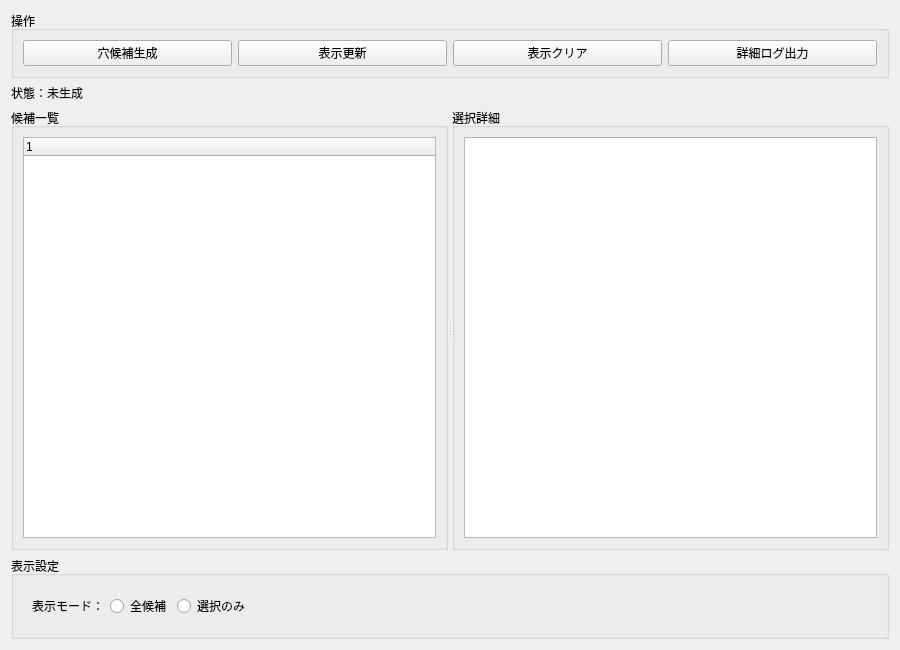
<?xml version="1.0" encoding="UTF-8"?>
<ui version="4.0">
 <class>HoleDebugPanel</class>
 <widget class="QWidget" name="HoleDebugPanel">
  <property name="geometry">
   <rect>
    <x>0</x>
    <y>0</y>
    <width>900</width>
    <height>650</height>
   </rect>
  </property>
  <property name="windowTitle">
   <string>Form</string>
  </property>
  <layout class="QVBoxLayout" name="verticalLayout">
   <item>
    <widget class="QGroupBox" name="groupOperation">
     <property name="sizePolicy">
      <sizepolicy hsizetype="Preferred" vsizetype="Fixed">
       <horstretch>0</horstretch>
       <verstretch>0</verstretch>
      </sizepolicy>
     </property>
     <property name="title">
      <string>操作</string>
     </property>
     <layout class="QHBoxLayout" name="horizontalLayout">
      <item>
       <widget class="QPushButton" name="btnBuildCandidates">
        <property name="text">
         <string>穴候補生成</string>
        </property>
       </widget>
      </item>
      <item>
       <widget class="QPushButton" name="btnRefreshDisplay">
        <property name="text">
         <string>表示更新</string>
        </property>
       </widget>
      </item>
      <item>
       <widget class="QPushButton" name="btnClearDisplay">
        <property name="text">
         <string>表示クリア</string>
        </property>
       </widget>
      </item>
      <item>
       <widget class="QPushButton" name="btnExportDetailLog">
        <property name="text">
         <string>詳細ログ出力</string>
        </property>
       </widget>
      </item>
     </layout>
    </widget>
   </item>
   <item>
    <widget class="QLabel" name="labelStatus">
     <property name="sizePolicy">
      <sizepolicy hsizetype="Preferred" vsizetype="Fixed">
       <horstretch>0</horstretch>
       <verstretch>0</verstretch>
      </sizepolicy>
     </property>
     <property name="text">
      <string>状態：未生成</string>
     </property>
    </widget>
   </item>
   <item>
    <widget class="QSplitter" name="splitterMain">
     <property name="orientation">
      <enum>Qt::Orientation::Horizontal</enum>
     </property>
     <widget class="QGroupBox" name="groupCandidates">
      <property name="title">
       <string>候補一覧</string>
      </property>
      <layout class="QVBoxLayout" name="verticalLayout_3">
       <item>
        <widget class="QTreeWidget" name="treeCandidates">
         <column>
          <property name="text">
           <string notr="true">1</string>
          </property>
         </column>
        </widget>
       </item>
      </layout>
     </widget>
     <widget class="QGroupBox" name="groupSelectDetail">
      <property name="title">
       <string>選択詳細</string>
      </property>
      <layout class="QVBoxLayout" name="verticalLayout_4">
       <item>
        <widget class="QPlainTextEdit" name="editSelectedDetail">
         <property name="readOnly">
          <bool>true</bool>
         </property>
        </widget>
       </item>
      </layout>
     </widget>
    </widget>
   </item>
   <item>
    <widget class="QGroupBox" name="groupDisplaySettings">
     <property name="sizePolicy">
      <sizepolicy hsizetype="Preferred" vsizetype="Fixed">
       <horstretch>0</horstretch>
       <verstretch>0</verstretch>
      </sizepolicy>
     </property>
     <property name="title">
      <string>表示設定</string>
     </property>
     <layout class="QVBoxLayout" name="verticalLayout_2">
      <item>
       <widget class="QWidget" name="widgetDisplayRange" native="true">
        <layout class="QHBoxLayout" name="horizontalLayout_2">
         <item>
          <widget class="QLabel" name="labelDisplayMode">
           <property name="sizePolicy">
            <sizepolicy hsizetype="Preferred" vsizetype="Preferred">
             <horstretch>0</horstretch>
             <verstretch>0</verstretch>
            </sizepolicy>
           </property>
           <property name="text">
            <string>表示モード：</string>
           </property>
          </widget>
         </item>
         <item>
          <widget class="QRadioButton" name="radioShowAllCandidates">
           <property name="text">
            <string>全候補</string>
           </property>
          </widget>
         </item>
         <item>
          <widget class="QRadioButton" name="radioShowSelected">
           <property name="text">
            <string>選択のみ</string>
           </property>
          </widget>
         </item>
         <item>
          <spacer name="horizontalSpacer">
           <property name="orientation">
            <enum>Qt::Orientation::Horizontal</enum>
           </property>
           <property name="sizeHint" stdset="0">
            <size>
             <width>40</width>
             <height>20</height>
            </size>
           </property>
          </spacer>
         </item>
        </layout>
       </widget>
      </item>
     </layout>
    </widget>
   </item>
  </layout>
 </widget>
 <resources/>
 <connections/>
</ui>
